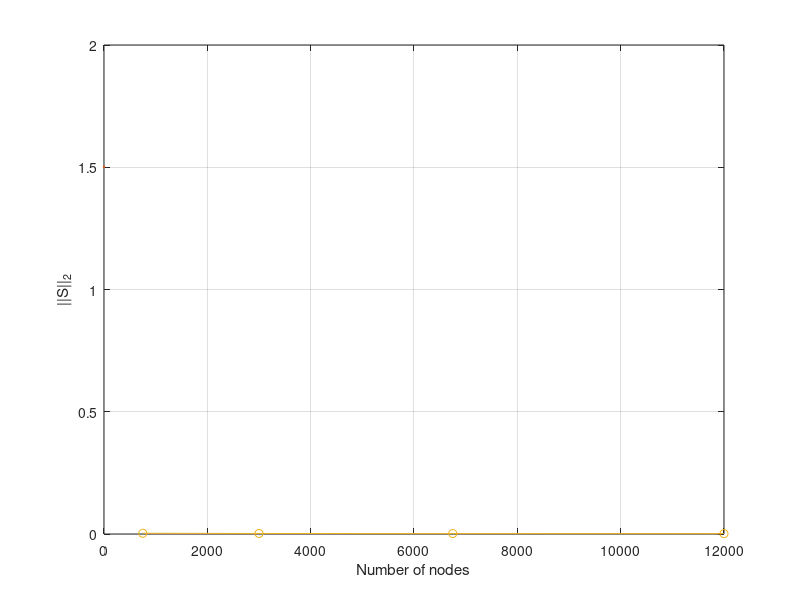
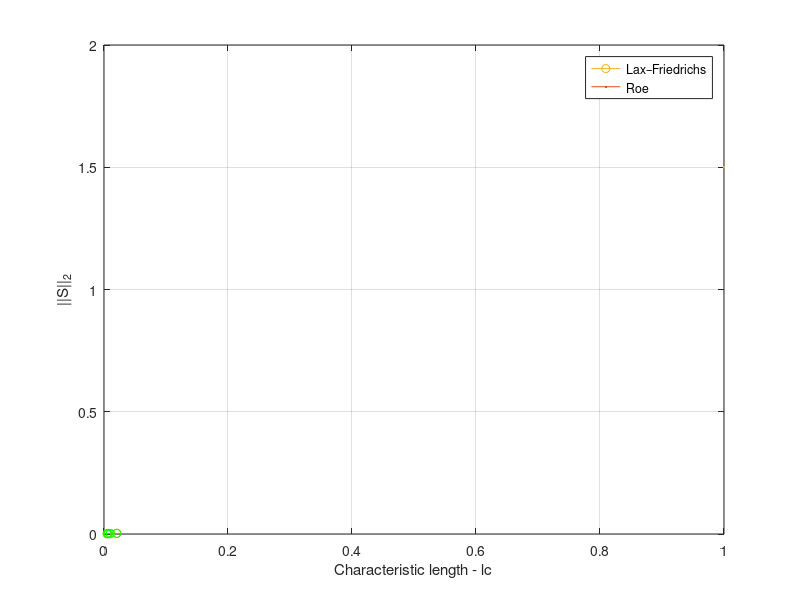
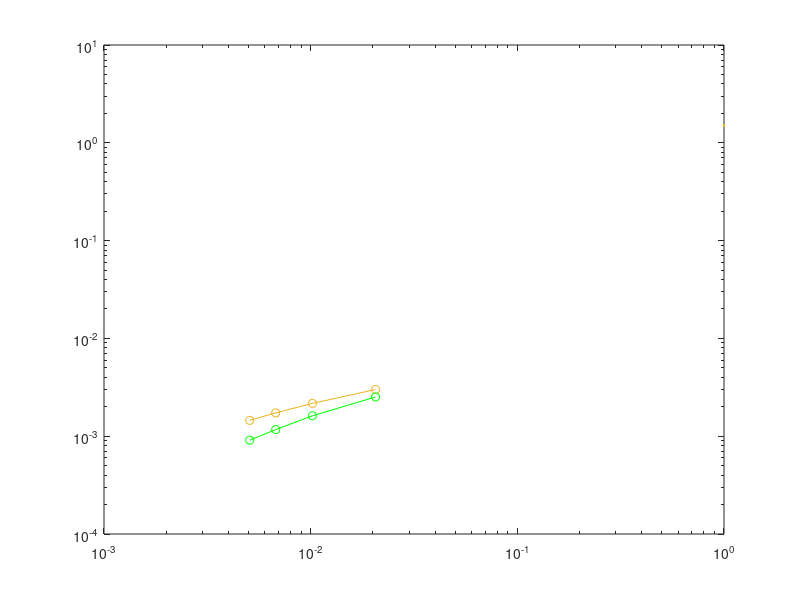

Here is the MATLAB script that generated these plots, in order: (Note: this script raises an error after producing the figures.)
close all
clear
clc



%norm = [3.17037315E-03, 2.04207515E-03, 1.39975804E-03,1.02902157E-03];

nodi = [750, 3000, 6750, 12000];
norm_lax =[3.00047500E-03,2.16603652E-03, 1.72955834E-03, 1.45252375E-03];
norm_roe = [2.51772022E-03,1.61754014E-03,1.16883812E-03,9.11165902E-04];
lc =[2.05965936E-02, 1.01942774E-02, 6.77337218E-03, 5.07152174E-03];
color = [0.9290 0.6940 0.1250];


figure

plot(nodi, norm_lax, 'o-', 'Color',color, LineWidth=1.5);
grid on

ylabel('||S||_2')
xlabel('Number of nodes')

figure

plot(lc, norm_lax, 'o-', 'Color',color, LineWidth=1.5);
grid on
hold on
plot(lc, norm_roe, 'go-',LineWidth=1.5)
ylabel('||S||_2')
xlabel('Characteristic length - lc')
legend('Lax–Friedrichs', 'Roe')



figure
loglog(lc, norm_lax, 'o-', 'Color',color, LineWidth=1.5);
hold on
loglog(lc, norm_roe, 'go-', LineWidth=1.5);
hold on
loglog(lc, lc, 'b-',LineStyle='--' ,LineWidth=1);


grid on
ylabel('||S||_2')
xlabel('Characteristic length - lc')
legend('Lax–Friedrichs', 'Roe')

% soluzione esatta
p_lax = (log(norm_lax(end))-log(norm_lax(end-1)))/(log(lc(end))-log(lc(end-1)));
p_roe = (log(norm_roe(end))-log(norm_roe(end-1)))/(log(lc(end))-log(lc(end-1)));


% ordine teorico 
p_teo=1;
r=4;
Fs = 3;
uo_lax_teo = (r^p_teo*norm_lax(end)-norm_lax(1))/(r^p_teo-1);
E_lax_teo= abs(norm_lax(end) - uo_lax_teo);
GCI_lax_teo =  E_lax_teo*Fs;

uo_roe_teo = (r^p_teo*norm_roe(end)-norm_roe(end-1))/(r^p_teo-1);
E_roe_teo = abs(norm_roe(end) - uo_roe_teo);
GCI_roe_teo =  E_roe_teo*Fs;

% ordine effettivo

p_lax_eff = log((norm_lax(1)-norm_lax(2))/(norm_lax(2)-norm_lax(end)))/log(2);
p_roe_eff = log((norm_roe(1)-norm_roe(2))/(norm_roe(2)-norm_roe(end)))/log(2);

uo_lax_eff = norm_lax(end)+(norm_lax(2)-norm_lax(end))/(2^p_lax_eff-1);
uo_roe_eff = norm_roe(end)+(norm_roe(2)-norm_roe(end))/(2^p_roe_eff-1);

E_lax_eff = (norm_lax(end) - uo_lax_eff);
E_roe_eff = (norm_roe(end) - uo_roe_eff);

GCI_lax_eff = E_lax_eff*Fs;
GCI_roe_eff = E_roe_eff*Fs;

%% pressione

close all
clear
clc

gamma =1.4;
color = [0.9290 0.6940 0.1250];


data_lax = importdata('wall_data_lax.txt');
sorted_data_lax = sortrows(data_lax, 1);

threshold = (max(sorted_data_lax(:, 2))-min(sorted_data_lax(:, 2)))/2;
up_wall_lax = sorted_data_lax((sorted_data_lax(:, 2) >= threshold), :);
down_wall_lax = sorted_data_lax((sorted_data_lax(:, 2) < threshold), :);

Mis_up_lax = sqrt(2/(1.4-1).*((1./up_wall_lax(:,3)).^((gamma-1)/gamma)-1));
Mis_down_lax = sqrt(2/(1.4-1).*((1./down_wall_lax(:,3)).^((gamma-1)/gamma)-1));

figure
plot(up_wall_lax(:, 1), Mis_up_lax, '-o', 'Color',color, 'LineWidth',1.5)
grid on
xlabel('x')
ylabel('M_{is}')
title('Wall pressure up -- Lax–Friedrichs')

figure
plot(down_wall_lax(:, 1), Mis_down_lax, '-o', 'Color',color, 'LineWidth',1.5)
grid on
xlabel('x')
ylabel('M_{is}')
title('Wall pressure down --  Lax–Friedrichs')

data_roe = importdata('wall_data_roe.txt');
sorted_data_roe = sortrows(data_roe, 1);

threshold = (max(sorted_data_roe(:, 2))-min(sorted_data_roe(:, 2)))/2;
up_wall_roe = sorted_data_roe((sorted_data_roe(:, 2) >= threshold), :);
down_wall_roe = sorted_data_roe((sorted_data_roe(:, 2) < threshold), :);

Mis_up_roe= sqrt(2/(1.4-1).*((1./up_wall_roe(:,3)).^((gamma-1)/gamma)-1));
Mis_down_roe = sqrt(2/(1.4-1).*((1./down_wall_roe(:,3)).^((gamma-1)/gamma)-1));


figure
plot(up_wall_roe(:, 1),Mis_up_roe, '-o', 'Color',color, 'LineWidth',1.5)
grid on
xlabel('x')
ylabel('M_{is}')
title('Wall pressure up -- Roe')

figure
plot(down_wall_roe(:, 1), Mis_down_roe, '-o', 'Color',color, 'LineWidth',1.5)
grid on
xlabel('x')
ylabel('M_{is}')
title('Wall pressure down --  Roe')



%% paletta

clear

clc


color = [0.9290 0.6940 0.1250];

data_LS59 = importdata('wall_data_LS59.txt');
sorted_data_LS59 = sortrows(data_LS59, 1);
gamma =1.4;

xx = sorted_data_LS59(1:25:end, 1);
yy = sorted_data_LS59(1:25:end, 2);
p = polyfit(xx, yy, 2);
parab = polyval(p, sorted_data_LS59(:,1));

figure

plot(sorted_data_LS59(:,1), parab)
xlabel('X')
ylabel('Y')
grid on 

up_wall_LS59 = sorted_data_LS59((sorted_data_LS59(:, 2) >=parab) , :);
down_wall_LS59 = sorted_data_LS59((sorted_data_LS59(:, 2) < parab), :);


 Mis_up_LS59= sqrt(2/(1.4-1).*((1./up_wall_LS59(:,3)).^((gamma-1)/gamma)-1));
 Mis_down_LS59 = sqrt(2/(1.4-1).*((1./down_wall_LS59(:,3)).^((gamma-1)/gamma)-1));
Mis = sqrt(2/(gamma-1).*((1./sorted_data_LS59(:,3)).^((gamma-1)/gamma)-1));

% figure
% plot(up_wall_LS59(:, 1), up_wall_LS59(:, 3), 'r-o', 'LineWidth',1.5)
% hold on
% plot(down_wall_LS59(:, 1), down_wall_LS59(:, 3), 'b-o', 'LineWidth',1.5)

% grid on
% xlabel('x')
% ylabel('P_{is}')
% title('Wall pressure up -- LS59')





% figure
% plot(up_wall_LS59(:, 1), Mis_up_LS59, '-o', 'Color',color, 'LineWidth',1.5)
% 
% grid on
% xlabel('x')
% ylabel('M_{is}')
% title('Wall pressure up -- LS59')
% 
% 
% figure
% plot(down_wall_LS59(:, 1), Mis_down_LS59, '-o', 'Color',color, 'LineWidth',1.5)
% grid on
% xlabel('x')
% ylabel('M_{is}')
% title('Wall pressure down --  LS59')


betas = 33.3*pi/180;

data_LS59_exp= importdata('exp_data_LS59_wall_Mis_alpha30_Misexit1_2.txt');
sorted_data_LS59_exp = sortrows(data_LS59_exp, 1);


 x_rot_up = cos(betas)*up_wall_LS59(:, 1) - sin(betas)*up_wall_LS59(:, 2);
 x_rot_down = cos(betas)*down_wall_LS59(:, 1) - sin(betas)*down_wall_LS59(:, 2);
 x_rot = cos(betas)*sorted_data_LS59(:, 1) - sin(betas)*sorted_data_LS59(:, 2);
 corda = 1/cos(betas);


 figure
 plot(x_rot_up/corda, Mis_up_LS59, '.','Color',color, 'LineWidth',0.25)
 hold on

 plot(x_rot_down/corda, Mis_down_LS59, 'b.', 'LineWidth',0.25)
 hold on
 plot(sorted_data_LS59_exp(:, 1), sorted_data_LS59_exp(:, 2), 'k^', 'LineWidth',1.5)
 
 grid on
 xlabel('x^\prime/c')
 ylabel('M_{is}')
 %title('M_{is} -- LS59')
 legend ('CFD - Dorso','CFD - Ventre', 'Exp')


figure
plot(x_rot/corda, Mis, '.','Color',color, 'LineWidth',0.25)
hold on
plot(sorted_data_LS59_exp(:, 1), sorted_data_LS59_exp(:, 2), 'k^', 'LineWidth',1.5)

grid on
xlabel('x')
ylabel('M_{is}')
title('M_{is} -- LS59')
legend ('CFD', 'exp')


%fluent

fluent_LS59_inv_x = importdata("pressure_x.dat");
fluent_LS59_inv_y = importdata("pressure_y.dat");

fluent_LS59_inv = [fluent_LS59_inv_x(:,1), fluent_LS59_inv_y(:,1), fluent_LS59_inv_x(:,2)/100000];

Mis_inv = sqrt(2/(gamma-1).*((1./fluent_LS59_inv(:,3)).^((gamma-1)/gamma)-1));
x_rot_inv = cos(betas)*fluent_LS59_inv(:,1) - sin(betas)*fluent_LS59_inv(:,2);


fluent_LS59_visc_x = importdata("pressure_x_spalat.dat");
fluent_LS59_visc_y = importdata("pressure_y_spalat.dat");

fluent_LS59_visc = [fluent_LS59_visc_x(:,1), fluent_LS59_inv_y(:,1), fluent_LS59_visc_x(:,2)/100000];
Mis_visc = sqrt(2/(gamma-1).*((1./fluent_LS59_visc(:,3)).^((gamma-1)/gamma)-1));
x_rot_visc = cos(betas)*fluent_LS59_visc(:,1) - sin(betas)*fluent_LS59_visc(:,2);


figure
plot(x_rot/corda, Mis, '.','Color',color, 'LineWidth',0.25)
hold on
plot(sorted_data_LS59_exp(:, 1), sorted_data_LS59_exp(:, 2), 'k^', 'LineWidth',1.5)
hold on
plot(x_rot_inv/corda, Mis_inv, 'b.', 'LineWidth',1.5)
hold on
plot(x_rot_visc/corda, Mis_visc, 'g.', 'LineWidth',1.5)


grid on
xlabel('x')
ylabel('M_{is}')
title('M_{is} -- LS59')
legend ('CFD', 'exp', 'Fluent - inviscid', 'Fluent - viscous')









%% convergenza paletta
% ordine teorico 
clear
close all
clc

p_teo=1;
r=4;
Fs = 3;
lc_paletta =  [0.02, 0.01, 0.005];
norm_paletta_roe = [3.55573073E-02 , 2.91592609E-02, 2.82139089E-02]; %rho u
uo_roe_teo_paletta = (r^p_teo*norm_paletta_roe(end)-norm_paletta_roe(1))/(r^p_teo-1);
E_teo_paletta_roe= abs(norm_paletta_roe(end) - uo_roe_teo_paletta);
GCI_teo_paletta_roe=  E_teo_paletta_roe*Fs;

p_roe_paletta = log((norm_paletta_roe(1)-norm_paletta_roe(2))/(norm_paletta_roe(2)-norm_paletta_roe(end)))/log(2);

uo_roe_eff_paletta = norm_paletta_roe(end)+(norm_paletta_roe(2)-norm_paletta_roe(end))/(2^p_roe_paletta-1);

E_roe_paletta = abs(norm_paletta_roe(end) - uo_roe_eff_paletta);


GCI_roe_eff = E_roe_paletta*Fs;

%lax 

lc_paletta =  [0.02, 0.01, 0.005];
norm_paletta_lax = [4.93137129E-02 , 3.70688178E-02, 3.11164968E-02]; 
uo_lax_teo_paletta = (r^p_teo*norm_paletta_lax(end)-norm_paletta_lax(1))/(r^p_teo-1);
E_teo_paletta_lax= abs(norm_paletta_lax(end) - uo_lax_teo_paletta);
GCI_teo_paletta_lax=  E_teo_paletta_lax*Fs;

p_lax_paletta = log((norm_paletta_lax(1)-norm_paletta_lax(2))/(norm_paletta_lax(2)-norm_paletta_lax(end)))/log(2);

uo_lax_eff_paletta = norm_paletta_lax(end)+(norm_paletta_lax(2)-norm_paletta_lax(end))/(2^p_lax_paletta-1);

E_lax_paletta = abs(norm_paletta_lax(end) - uo_lax_eff_paletta);


GCI_lax_eff = E_lax_paletta*Fs;

color = [0.9290 0.6940 0.1250];


figure
loglog(lc_paletta, norm_paletta_lax, 'o-', 'Color',color, LineWidth=1.5);
hold on
loglog(lc_paletta, norm_paletta_roe, 'go-', LineWidth=1.5);
hold on


grid on
ylabel('||S||_2')
xlabel('Characteristic length - lc')
legend('Lax–Friedrichs', 'Roe')



%% doppia rampa

close all
clear
clc


color = [0.9290 0.6940 0.1250];
data_rampa = importdata('wall_data_rampa.txt');
sorted_data_rampa = sortrows(data_rampa, 1);
gamma =1.4;
threshold = 0.25;

down_rampa = sorted_data_rampa((sorted_data_rampa(:, 2) < threshold ), :);

% Mis = sqrt(2/(gamma-1).*((1./sorted_data_rampa(:,3)).^((gamma-1)/gamma)-1));


data_rampa_exp = importdata('exp_data_double_wedge_inlet_Mach3.txt');
sorted_data_rampa_exp = sortrows(data_rampa_exp, 1);

figure
plot(down_rampa(:,1), down_rampa(:,3) , 'o','Color',color, 'LineWidth',1)
hold on
plot(sorted_data_rampa_exp(:, 1), sorted_data_rampa_exp(:, 2), 'k^', 'LineWidth',1.5)

grid on

xlabel('x')
ylabel('P_w/P^\circ')
legend ('CFD', 'exp')


%fluent

fluent_inv = importdata('wall_data_fluent_inv.txt');
fluent_visc = importdata('wall_data_fluent_visc.txt');

Ptot= 100000;
figure
plot(down_rampa(:,1), down_rampa(:,3) , 'o','Color',color, 'LineWidth',0.5)
hold on
plot(sorted_data_rampa_exp(:, 1), sorted_data_rampa_exp(:, 2), 'k^', 'LineWidth',1.5)
hold on
plot(fluent_inv(:, 1), fluent_inv(:, 2)/Ptot, 'b.', 'LineWidth',1.5)
hold on
plot(fluent_visc(:, 1), fluent_visc(:, 2)/Ptot, 'g.', 'LineWidth',1.5)

grid on

xlabel('x')
ylabel('P_w/P^\circ')
legend ('CFD', 'exp', 'Fluent - inviscid', 'Fluent - viscous')





%% convergenza rampa
% ordine teorico 
clear
close all
clc

p_teo=1;
r=4;
Fs = 3;
lc_rampa =  [0.02, 0.01, 0.005];
norm_rampa_roe = [2.32951231E-02, 1.83160696E-02, 1.65075790E-02]; 
uo_roe_teo_rampa = (r^p_teo*norm_rampa_roe(end)-norm_rampa_roe(1))/(r^p_teo-1);
E_teo_rampa_roe= abs(norm_rampa_roe(end) - uo_roe_teo_rampa);
GCI_teo_rampa_roe =  E_teo_rampa_roe*Fs;

p_roe_rampa = log((norm_rampa_roe(1)-norm_rampa_roe(2))/(norm_rampa_roe(2)-norm_rampa_roe(end)))/log(2);

uo_roe_eff_rampa = norm_rampa_roe(end)+(norm_rampa_roe(2)-norm_rampa_roe(end))/(2^p_roe_rampa-1);

E_roe_rampa = abs(norm_rampa_roe(end) - uo_roe_eff_rampa);


GCI_roe_eff = E_roe_rampa*Fs;



norm_rampa_lax = [3.05405725E-02, 2.46864799E-02, 1.97092928E-02]; 
uo_lax_teo_rampa = (r^p_teo*norm_rampa_lax(end)-norm_rampa_lax(1))/(r^p_teo-1);
E_teo_rampa_lax= abs(norm_rampa_lax(end) - uo_lax_teo_rampa);
GCI_teo_rampa_lax =  E_teo_rampa_lax*Fs;

p_lax_rampa = log((norm_rampa_lax(1)-norm_rampa_lax(2))/(norm_rampa_lax(2)-norm_rampa_lax(end)))/log(2);

uo_lax_eff_rampa = norm_rampa_lax(end)+(norm_rampa_lax(2)-norm_rampa_lax(end))/(2^p_lax_rampa-1);

E_lax_rampa = abs(norm_rampa_lax(end) - uo_lax_eff_rampa);


GCI_lax_eff = E_lax_rampa*Fs;


color = [0.9290 0.6940 0.1250];


figure
loglog(lc_rampa, norm_rampa_lax, 'o-', 'Color',color, LineWidth=1.5);
hold on
loglog(lc_rampa, norm_rampa_roe, 'go-', LineWidth=1.5);
hold on


grid on
ylabel('||S||_2')
xlabel('Characteristic length - lc')
legend('Lax–Friedrichs', 'Roe')
